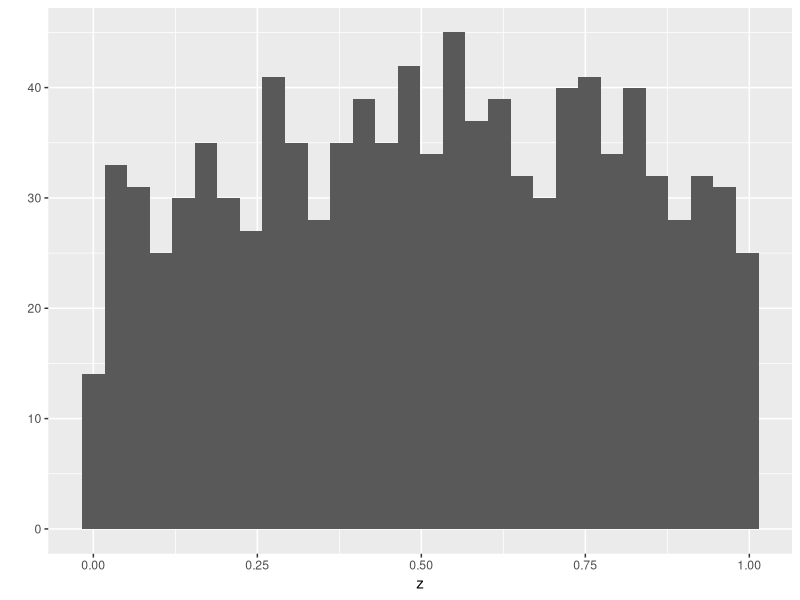

This figure's R source: (Note: this script raises an error after producing the figure.)
# Data types and atomic vectors
# 3/10/2021
# Sandra Nnadi

# create atomic vector (avoid this)
z <- vector(mode = "numeric", length = 0)
print(z)
# add elements to it
z <- c(z,5)
head(z)

# this dynamic sizing is very slow
# right way is to predefine the vector length
# create a vector of 100 zeros
z <- rep(0,100)
head(z)

# better way is to start with NAs
z <- rep(NA,100)
typeof(z)
z[1] <- "washington"
head(z)
typeof(z)

# efficiently create a large vector with names
my_vector <- runif(100)
my_names <- paste("species",
                  seq(1:length(my_vector)),
                  sep = "")
head(my_names)
names(my_vector) <- my_names
head(my_vector)

# using the rep
rep(0.5,6)
rep(x=0.5,times=6) # a better way give input names
rep(times=6,x=0.5) # order not important if names specified
my_vec <- c(1,2,3)
rep(x=my_vec,times=2)
rep(x=my_vec,each=2)
rep(x=my_vec,times=my_vec)
rep(my_vec,each=my_vec) #we dont use this

# using seq
seq(from=2,to=4)
2:4 # very common in R programming
seq(from=2,to=4,by=0.5)
seq(from=2,to=4,length=7)
x <- seq(from=2,to=4,length=7)
my_vec <- seq(1:length(x))
my_vec
seq_along(x)
seq_len(5)

# random numbers and sampling
runif(5)
runif(n=3,min = 100,max = 103)

rnorm(6)
rnorm(n=6,mean= 100, sd=30)

## Explore distributions by sampling and plotting
library(ggplot2) # always do at start of script
z <- runif(1000)
qplot(z)
m.hist(z)

# how to use the sample function to draw values out

long_vec <- seq_len(10)
long_vec
sample(long_vec) # with no other parameters, this just reorders the data
sample(long_vec,size = 3) # specify a number, sampling without replacement
sample(long_vec,size = 16, replace = TRUE) # sampling with replacement

my_weights <- c(rep(20,5),rep(100,5)) # a set of non zero positive weights which can be integers or real value
my_weights
sample(x=long_vec,replace = TRUE,prob = my_weights)
sample(x=long_vec,replace = FALSE,prob = my_weights)
sample(x=long_vec,replace = TRUE,prob = long_vec)


# how to subset an atomic vector

z <- c(3.1, 9.2, 1.3, 0.4, 7.5)
# how to pull out particular elements-pick them up on the basis of their position
# positive index values
z[c(2,3)]
z[c(2,2,3,3)]

# negative index values to exclude elements
z[-c(2,3)]

# create a vector of logical elements to select based on values

z < 3
z[z<3]

tester <- z < 3
print(tester)
z[tester]

# also have which function
which(z<3)

# use length to get relative positions relative to start and end of vector
# select everything but last two elements
z[-(length(z):(length(z)-1))]

# subset using named vector elements
names(z) <- letters[1:5]
z[c("b","c")]

# relational operators in R
# < less than
# > greater than
# <= less than or equal to
# >= greater than or equal to
# == equal to

# Logical operators in R
# ! means not
# & means and (vector)
# | means or (vector)
# xor(vec_a,vec_b) one or the other but not both
# && means and (only for the first element)
# || means an or (only for the first element)

x <- 1:5
y <- c(1:3,7,7)

x == 2
x != 2
x == 7
x == 1
y == 7
x == 1 & y == 7
x == 1 | y == 7
x == 3 | y == 3
xor(x == 3, y == 3)
x == 3 && y == 3

# subscripting with missing values 

set.seed(90)
z <- runif(10)
print(z)

z < 0.5 # create a logical value
z[z<0.5]
which(z < 0.5)
z[which(z < 0.5)]

# which behaves differently if there are NAs
zD <- c(z,NA,NA) # contaminate it
zD[zD < 0.5]
# NA values carried along
zD[which(zD < 0.5)] # NA values are dropped
